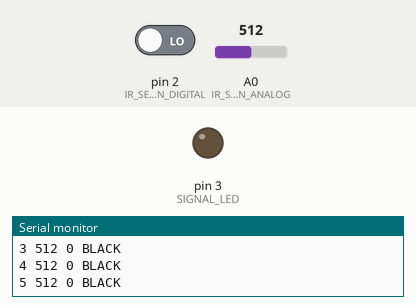
A sketch run on a simulated Arduino Uno, built with avr-gcc and run on an emulated ATmega328P. On the bench: output pins drawn as LEDs (lit = HIGH), the last lines printed to the serial monitor. The test bench sets the inputs (shaded band); at power-on: pin 2 (IR_SENSOR_PIN_DIGITAL) LOW, A0 (IR_SENSOR_PIN_ANALOG) = 512.

Above: at 1.2 s.
1.3 s: pin 2 (IR_SENSOR_PIN_DIGITAL) driven HIGH
At 2.0 s:
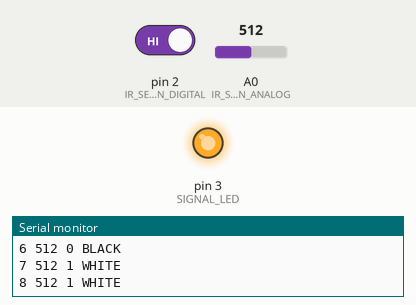
3.0 s: pin 2 (IR_SENSOR_PIN_DIGITAL) driven LOW
At 4.4 s:
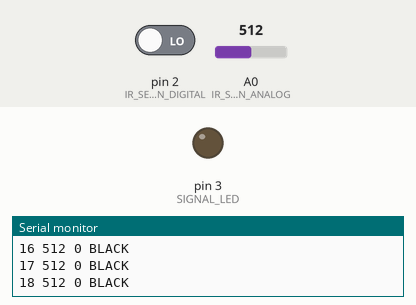
Timing chart, 0 to 6.0 s (numbered marks = the images above; inputs shaded):
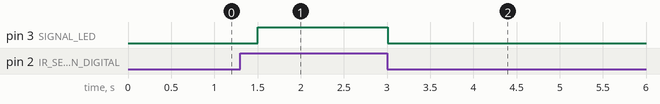

Measured:
- after the input at 1.3 s, pin 3 (SIGNAL_LED): LOW → HIGH after 0.20 s
- after the input at 3.0 s, pin 3 (SIGNAL_LED): HIGH → LOW at once

The sketch:

Assignment12.ino
```cpp
//Question 12:
//Capture and display the data of IR Sensor on Serial terminal continuously. Develop
// functions which can be used in future

// Author: BHANWARLAL PRAJAPAT
// Date : 26 June 2023

// HardWare :
// 1. Arduino UNO : 1
// 2. Arduino USB Connector : 1
// 3. BreadBoard : 1
// 4. Male to Male Connector : 4 + 2 = 6
// 5. LED : 1
// 6. Resistor : 1 (470 Ohm)
// 7. IR-SENSOR : 1

// INSTRUCTION:
// 1. Connect -ve Terminal of Signal_LED to Resistor
// 2. Connect other Terminal of Resistor to GND Pin of Arduino UNO using Jumper Wire (Black Preffered)
// 3. Connect +ve terminal of Signal_LED to PIN 3 using Jumper Wire (red Prefered)
// 4. Plug IR sensor into BreadBoard
// 5. Connect VCC pin, GND pin, D0 Pin and A0 Pin of IR-SEnsor to 5V PIN, GND PIN, PIN 2 and A0 PIN respectively of Arduino Board Using Jumping Wires.
//Run the Code to get Desired Output

#define IR_SENSOR_PIN_ANALOG A0
#define IR_SENSOR_PIN_DIGITAL 2
#define SIGNAL_LED 3
int counter = 0;
int analogValue;
int status;
#define BLACK 0
#define WHITE 1
void setup() {
  pinMode(IR_SENSOR_PIN_DIGITAL,INPUT);
  pinMode(IR_SENSOR_PIN_ANALOG,INPUT);
  pinMode(SIGNAL_LED,OUTPUT);
  Serial.begin(9600);
}
void loop() {
  analogValue = analogRead(IR_SENSOR_PIN_ANALOG);
  status = digitalRead(IR_SENSOR_PIN_DIGITAL);
  Serial.print(++counter);
  Serial.print(" ");
  Serial.print(analogValue);
  Serial.print(" ");
  Serial.print(status);
  Serial.print(" ");

  if(status) Serial.println("WHITE");
  else Serial.println("BLACK");

  digitalWrite(SIGNAL_LED,status);
  delay(250);
}
```
